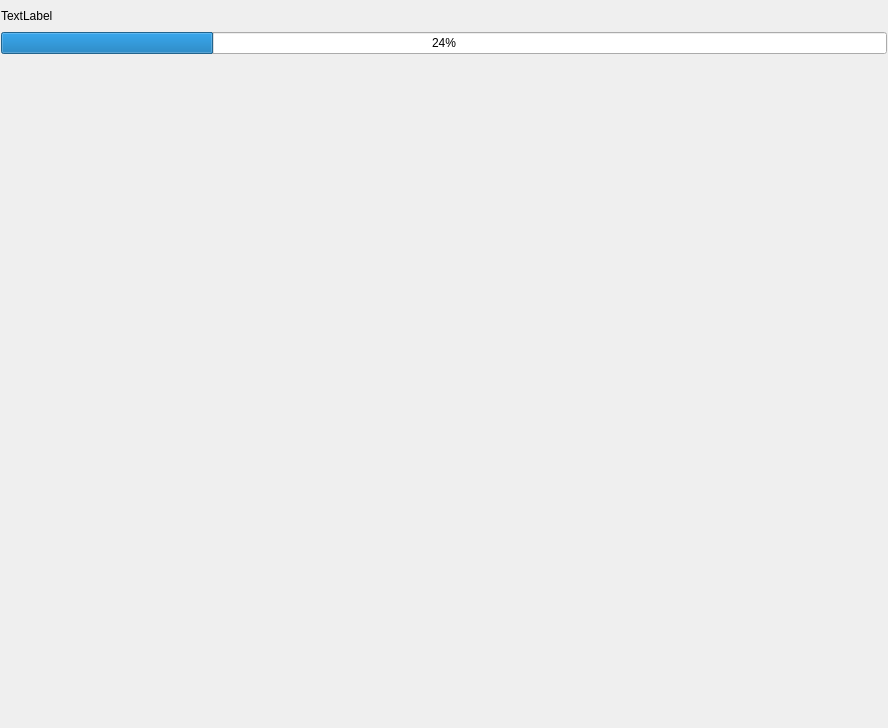
<?xml version="1.0" encoding="UTF-8"?>
<ui version="4.0">
 <class>QStartProcesso</class>
 <widget class="QDialog" name="QStartProcesso">
  <property name="windowModality">
   <enum>Qt::WindowModal</enum>
  </property>
  <property name="geometry">
   <rect>
    <x>0</x>
    <y>0</y>
    <width>888</width>
    <height>728</height>
   </rect>
  </property>
  <property name="windowTitle">
   <string>Dialog</string>
  </property>
  <layout class="QVBoxLayout" name="verticalLayout_2">
   <property name="spacing">
    <number>1</number>
   </property>
   <property name="leftMargin">
    <number>1</number>
   </property>
   <property name="topMargin">
    <number>1</number>
   </property>
   <property name="rightMargin">
    <number>1</number>
   </property>
   <property name="bottomMargin">
    <number>1</number>
   </property>
   <item>
    <widget class="QLabel" name="label">
     <property name="maximumSize">
      <size>
       <width>16777215</width>
       <height>30</height>
      </size>
     </property>
     <property name="text">
      <string>TextLabel</string>
     </property>
    </widget>
   </item>
   <item>
    <widget class="QProgressBar" name="progressBar">
     <property name="value">
      <number>24</number>
     </property>
    </widget>
   </item>
   <item>
    <layout class="QHBoxLayout" name="horizontalLayout_2">
     <item>
      <widget class="QWidget" name="widGas" native="true">
       <property name="maximumSize">
        <size>
         <width>250</width>
         <height>16777215</height>
        </size>
       </property>
      </widget>
     </item>
     <item>
      <layout class="QVBoxLayout" name="verticalLayout">
       <property name="spacing">
        <number>1</number>
       </property>
       <item>
        <layout class="QHBoxLayout" name="horizontalLayout">
         <property name="spacing">
          <number>1</number>
         </property>
         <item>
          <widget class="QWidget" name="widCatodiSx" native="true"/>
         </item>
         <item>
          <widget class="QWidget" name="widCatodiDx" native="true"/>
         </item>
        </layout>
       </item>
       <item>
        <widget class="QWidget" name="widBias" native="true">
         <property name="maximumSize">
          <size>
           <width>16777215</width>
           <height>230</height>
          </size>
         </property>
        </widget>
       </item>
      </layout>
     </item>
    </layout>
   </item>
  </layout>
 </widget>
 <resources/>
 <connections/>
</ui>
